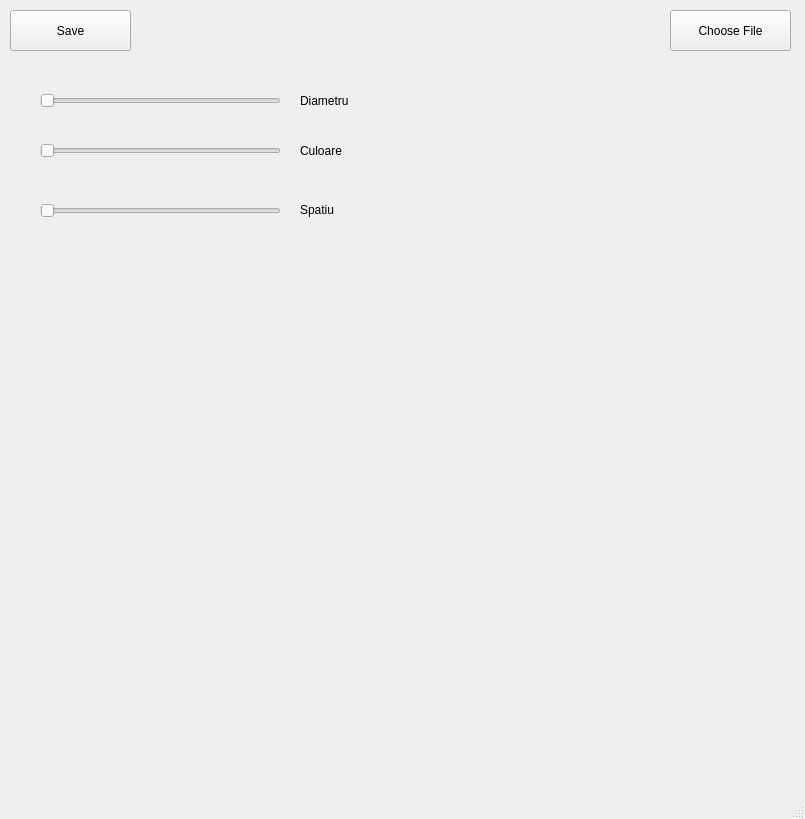
<?xml version="1.0" encoding="UTF-8"?>
<ui version="4.0">
 <class>MainWindow</class>
 <widget class="QMainWindow" name="MainWindow">
  <property name="geometry">
   <rect>
    <x>0</x>
    <y>0</y>
    <width>805</width>
    <height>819</height>
   </rect>
  </property>
  <property name="windowTitle">
   <string>MainWindow</string>
  </property>
  <widget class="QWidget" name="centralwidget">
   <widget class="QPushButton" name="ChooseFile">
    <property name="geometry">
     <rect>
      <x>670</x>
      <y>10</y>
      <width>121</width>
      <height>41</height>
     </rect>
    </property>
    <property name="styleSheet">
     <string notr="true">font: 10pt &quot;Courier New&quot;;</string>
    </property>
    <property name="text">
     <string>Choose File</string>
    </property>
   </widget>
   <widget class="QPushButton" name="Save">
    <property name="geometry">
     <rect>
      <x>10</x>
      <y>10</y>
      <width>121</width>
      <height>41</height>
     </rect>
    </property>
    <property name="styleSheet">
     <string notr="true">font: 10pt &quot;Courier New&quot;;</string>
    </property>
    <property name="text">
     <string>Save</string>
    </property>
   </widget>
   <widget class="QLabel" name="label">
    <property name="geometry">
     <rect>
      <x>30</x>
      <y>280</y>
      <width>551</width>
      <height>131</height>
     </rect>
    </property>
    <property name="text">
     <string> </string>
    </property>
   </widget>
   <widget class="QSlider" name="DiametruVecinatate">
    <property name="geometry">
     <rect>
      <x>40</x>
      <y>90</y>
      <width>241</width>
      <height>22</height>
     </rect>
    </property>
    <property name="orientation">
     <enum>Qt::Horizontal</enum>
    </property>
   </widget>
   <widget class="QLabel" name="minDiametru">
    <property name="geometry">
     <rect>
      <x>40</x>
      <y>120</y>
      <width>47</width>
      <height>13</height>
     </rect>
    </property>
    <property name="text">
     <string/>
    </property>
   </widget>
   <widget class="QLabel" name="maxDiametru">
    <property name="geometry">
     <rect>
      <x>280</x>
      <y>120</y>
      <width>47</width>
      <height>13</height>
     </rect>
    </property>
    <property name="text">
     <string/>
    </property>
   </widget>
   <widget class="QSlider" name="Spatiu">
    <property name="geometry">
     <rect>
      <x>40</x>
      <y>200</y>
      <width>241</width>
      <height>22</height>
     </rect>
    </property>
    <property name="orientation">
     <enum>Qt::Horizontal</enum>
    </property>
   </widget>
   <widget class="QLabel" name="minCuloare">
    <property name="geometry">
     <rect>
      <x>40</x>
      <y>170</y>
      <width>47</width>
      <height>13</height>
     </rect>
    </property>
    <property name="text">
     <string/>
    </property>
   </widget>
   <widget class="QLabel" name="maxCuloare">
    <property name="geometry">
     <rect>
      <x>280</x>
      <y>170</y>
      <width>47</width>
      <height>13</height>
     </rect>
    </property>
    <property name="text">
     <string/>
    </property>
   </widget>
   <widget class="QLabel" name="minSpatiu">
    <property name="geometry">
     <rect>
      <x>40</x>
      <y>230</y>
      <width>47</width>
      <height>13</height>
     </rect>
    </property>
    <property name="text">
     <string/>
    </property>
   </widget>
   <widget class="QLabel" name="maxSpatiu">
    <property name="geometry">
     <rect>
      <x>280</x>
      <y>220</y>
      <width>47</width>
      <height>13</height>
     </rect>
    </property>
    <property name="text">
     <string/>
    </property>
   </widget>
   <widget class="QLabel" name="label_2">
    <property name="geometry">
     <rect>
      <x>300</x>
      <y>90</y>
      <width>111</width>
      <height>21</height>
     </rect>
    </property>
    <property name="text">
     <string>Diametru</string>
    </property>
   </widget>
   <widget class="QLabel" name="label_3">
    <property name="geometry">
     <rect>
      <x>300</x>
      <y>140</y>
      <width>61</width>
      <height>21</height>
     </rect>
    </property>
    <property name="text">
     <string>Culoare</string>
    </property>
   </widget>
   <widget class="QLabel" name="label_4">
    <property name="geometry">
     <rect>
      <x>300</x>
      <y>200</y>
      <width>81</width>
      <height>20</height>
     </rect>
    </property>
    <property name="text">
     <string>Spatiu</string>
    </property>
   </widget>
   <widget class="QSlider" name="Culoare">
    <property name="geometry">
     <rect>
      <x>40</x>
      <y>140</y>
      <width>241</width>
      <height>22</height>
     </rect>
    </property>
    <property name="orientation">
     <enum>Qt::Horizontal</enum>
    </property>
   </widget>
  </widget>
  <widget class="QMenuBar" name="menubar">
   <property name="geometry">
    <rect>
     <x>0</x>
     <y>0</y>
     <width>805</width>
     <height>21</height>
    </rect>
   </property>
  </widget>
  <widget class="QStatusBar" name="statusbar"/>
 </widget>
 <resources/>
 <connections/>
</ui>
